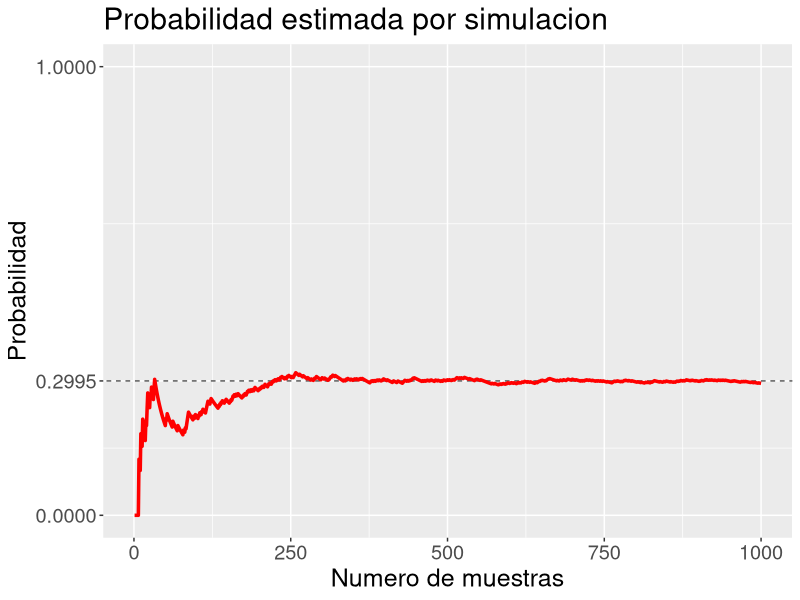

The R source for this figure:
###############################################################################
# Capitulo 2 - Ejercicio 8c
###############################################################################

# Calculo de la probabilidad

set.seed(1)
sim <- NULL
for (i in 1:1000)
  sim[i] <- mean(rpois(30, 7))
mean(sim > 7.25)

# Grafico

library(ggplot2)

sims <- data.frame(i = 1:1000, sim = sim, res = as.numeric(sim > 7.25))
sims$prob <- cumsum(sims$res) / sims$i

ggplot(data = sims, aes(x = i, y = prob)) +
  geom_abline(intercept = 0.2995, slope = 0, size = 0.4, linetype = 2, colour = "black", alpha = 0.8) +
  geom_line(colour = "red", size = 1.2) +
  coord_cartesian(ylim = c(0, 1), xlim = c(1, 1000)) +
  scale_y_continuous(breaks = c(0, 0.2995, 1)) +
  labs(x = "Numero de muestras", y = "Probabilidad", title = "Probabilidad estimada por simulacion") +
  theme(text = element_text(size = 18))
